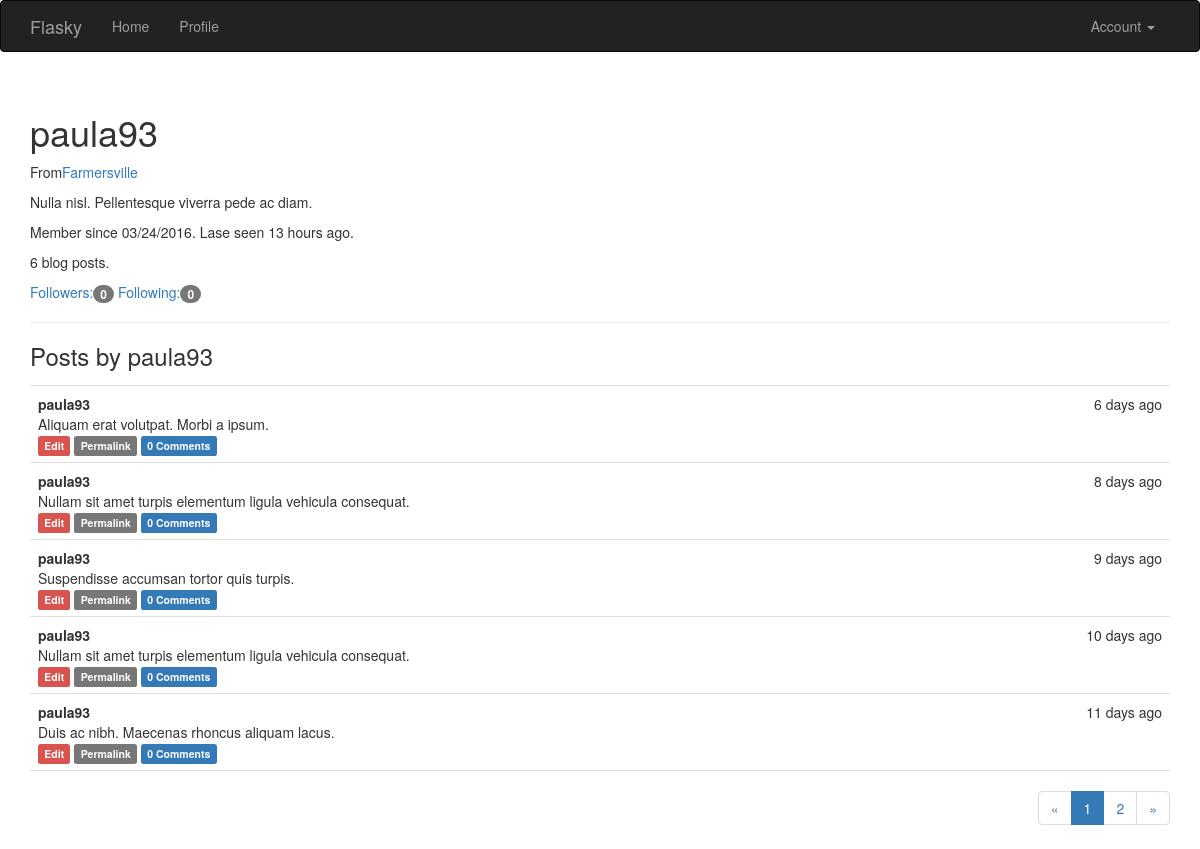
The app's page /user/paula93 (signed in) with its own data.
### app/models.py (models this page shows, shortened)
class User(UserMixin, db.Model):
    __tablename__ = 'users'
    id = db.Column(db.Integer, primary_key=True)
    username = db.Column(db.String(64), unique=True, index=True)
    email = db.Column(db.String(64), unique=True, index=True)
    role_id = db.Column(db.Integer, db.ForeignKey('roles.id'))
    password_hash = db.Column(db.String(128))
    posts = db.relationship('Post', backref='author', lazy='dynamic')
    comments = db.relationship('Comment', backref='author', lazy='dynamic')
    name = db.Column(db.String(64))
    location = db.Column(db.String(64))
    about_me = db.Column(db.Text())
    member_since = db.Column(db.DateTime(), default=datetime.utcnow)
    last_seen = db.Column(db.DateTime(), default=datetime.utcnow)
    followed = db.relationship('Follow',                   #当前用户关注的人
                               foreign_keys=[Follow.follower_id],
                               backref=db.backref('follower', lazy='joined'),
                               lazy='dynamic',
                               cascade='all, delete-orphan')
    followers=db.relationship('Follow',                   #关注当前用户的人
                              foreign_keys=[Follow.followed_id],
                              backref=db.backref('followed', lazy='joined'),
                              lazy='dynamic',
                              cascade='all, delete-orphan')
    @property
    def password(self):
        raise AttributeError('password is not a readable attribute')
    def ping(self):
        self.last_seen = datetime.utcnow()
        db.session.add(self)
    def can(self, permissions):
        return self.role is not None and \
               (self.role.permissions & permissions) == permissions

class Post(db.Model):
    __tablename__ = 'posts'
    id = db.Column(db.Integer, primary_key=True)
    body = db.Column(db.Text)
    timestamp = db.Column(db.DateTime, index=True, default=datetime.utcnow)
    author_id = db.Column(db.Integer, db.ForeignKey('users.id'))
    comments = db.relationship('Comment', backref='post', lazy='dynamic')

### app/main/views.py (the view)
@main.route('/user/<username>')
def user(username):
    user = User.query.filter_by(username=username).first_or_404()
    page = request.args.get('page', 1, type=int)
    pagination = user.posts.order_by(Post.timestamp.desc()).paginate(
        page, per_page=5, error_out=False)
    posts = pagination.items
    return render_template('user.html', user=user, posts=posts,
                           pagination=pagination)

### app/auth/views.py (called while the page is built)
@auth.before_app_request
def before_request():
    if current_user.is_authenticated:
        current_user.ping()

### app/main/__init__.py (called while the page is built)
@main.app_context_processor
def inject_permissions():
    return dict(Permission=Permission)

### app/models.py (called while the page is built)
@login_manager.user_loader
def load_user(user_id):
    return User.query.get(int(user_id))

### app/templates/user.html (shortened to what this page needs)
{% extends "base.html" %}
{% import "_macros.html" as macros %}
{% block page_content %}
<div class="page-header">
    <div class="profile-header">
        <h1>{{ user.username }}</h1>
        {% if user.name or user.location %}
        <p>
            {% if user.location %}
            From<a href="http://maps.baidu.com/?q={{ user.location }}">{{ user.location }}</a></br>
            {% endif %}
        </p>
        {% endif %}
        {% if user.about_me %}<p>{{ user.about_me }}</p>{% endif %}
        <p>
            Member since {{ moment(user.member_since).format('L') }}.
            Lase seen {{ moment(user.last_seen).fromNow() }}.
        </p>
        <p>{{ user.posts.count() }} blog posts.</p>
        <p>
        <a href="{{ url_for('.followers',username=user.username) }}">
            Followers:<span class="badge">{{ user.followers.count() }}</span>
        </a>
        <a>
            Following:<span class="badge">{{ user.followed.count() }}</span>
        </a>
        </p>
    </div>
</div>
<h3>Posts by {{ user.username }}</h3>
{% include '_posts.html' %}
{% if pagination %}
<div class="pagination">
    {{ macros.pagination_widget(pagination, '.user', username=user.usename) }}
</div>
{% endif %}
{% endblock %}

### app/templates/_posts.html
<ul class="posts">
    {% for post in posts %}
    <li class="post">
        <div>
            <div class="post-date">{{ moment(post.timestamp).fromNow() }}</div>
            <div class="post-author">{{ post.author.username }}</div>
            <div class="post-body">{{ post.body }}</div>
            <div>
                {% if current_user == post.author %}
                <a href="{{ url_for('.edit', id=post.id) }}">
                    <span class="label label-danger">Edit</span>
                </a>
                {% elif current_user.is_administrator() %}
                <a href="{{ url_for('.edit', id=post.id) }}">
                    <span class="label label-danger">Edit[Admin]</span>
                </a>
                {% endif %}
                <a href="{{ url_for('.post', id=post.id) }}">
                    <span class="label label-default">Permalink</span>
                </a>
                <a href="{{ url_for('.post', id=post.id) }}#comments">
                    <span class="label label-primary">{{ post.comments.count() }} Comments</span>
                </a>
            </div>
        </div>
    </li>
    {% endfor %}
</ul>

### app/static/styles.css (style rules this page uses)
.profile-header { min-height: 0px; margin-left: 0px; }
ul.posts { list-style-type:none; padding: 0px; margin:16px 0px 0px 0px; border-top: 1px solid #e0e0e0; }
ul.posts li.post { padding: 8px; border-bottom: 1px solid #e0e0e0; }
div.post-date { float: right; }
div.post-author { font-weight: bold; }
div.pagination { width: 100%; text-align: right; padding: 0px; margin: 0px; }

### records on screen
User: username "paula93", location "Farmersville", about_me "Nulla nisl. Pellentesque viverra pede ac diam.", member_since "03/24/2016", last_seen "13 hours ago"
Post: timestamp "6 days ago", author.username "paula93", body "Aliquam erat volutpat. Morbi a ipsum.", comments.count "0"
Post: timestamp "8 days ago", author.username "paula93", body "Nullam sit amet turpis elementum ligula vehicula consequat.", comments.count "0"
Post: timestamp "9 days ago", author.username "paula93", body "Suspendisse accumsan tortor quis turpis.", comments.count "0"
Post: timestamp "10 days ago", author.username "paula93", body "Nullam sit amet turpis elementum ligula vehicula consequat.", comments.count "0"
Post: timestamp "11 days ago", author.username "paula93", body "Duis ac nibh. Maecenas rhoncus aliquam lacus.", comments.count "0"

### other values on screen
{{ user.posts.count() }} "6"
{{ user.followers.count() }} "0"
{{ user.followed.count() }} "0"
{{ p }} "1"
{{ p }} "2"
